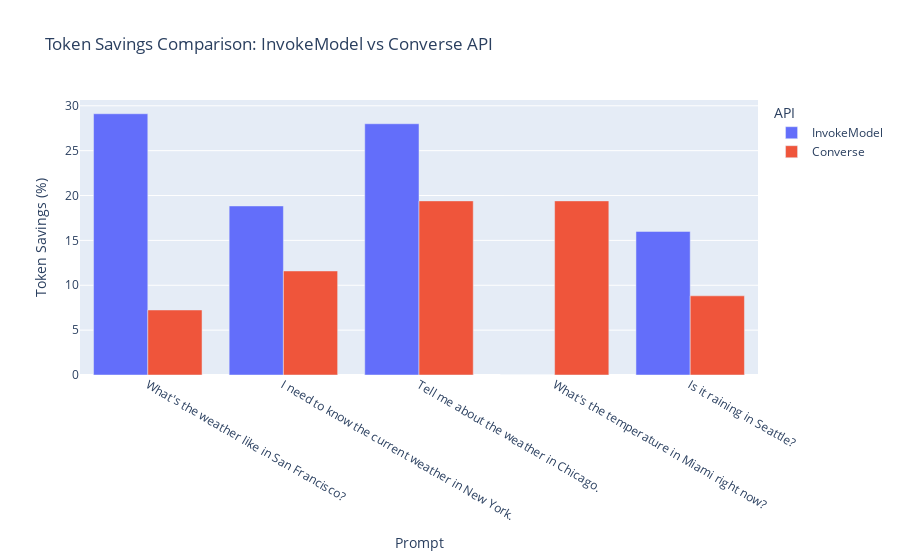

Notebook source saved alongside this figure:
### Code cell
# Compare token savings between InvokeModel and Converse API
comparison_df = pd.DataFrame({
    "prompt": df_invoke["prompt"],
    "InvokeModel": df_invoke["output_token_savings"],
    "Converse": df_converse["output_token_savings"]
})

# Reshape for plotting
comparison_df_long = pd.melt(comparison_df, 
                             id_vars=["prompt"],
                             value_vars=["InvokeModel", "Converse"],
                             var_name="API", 
                             value_name="token_savings")

# Plot comparison
fig = px.bar(comparison_df_long,
             x="prompt",
             y="token_savings",
             color="API",
             barmode="group",
             title="Token Savings Comparison: InvokeModel vs Converse API")

fig.update_layout(xaxis_title="Prompt", yaxis_title="Token Savings (%)")
fig.show()

### Figure 1 — Plotly figure (JSON) as saved in the notebook; plotly's stock layout.template omitted (floating-point values rounded to 4 significant figures)
{"data": [{"alignmentgroup": "True", "hovertemplate": "API=InvokeModel<br>prompt=%{x}<br>token_savings=%{y}<extra></extra>", "legendgroup": "InvokeModel", "marker": {"color": "#636efa", "pattern": {"shape": ""}}, "name": "InvokeModel", "offsetgroup": "InvokeModel", "orientation": "v", "showlegend": true, "textposition": "auto", "type": "bar", "x": ["What's the weather like in San Francisco?", "I need to know the current weather in New York.", "Tell me about the weather in Chicago.", "What's the temperature in Miami right now?", "Is it raining in Seattle?"], "xaxis": "x", "y": [29.11, 18.84, 28.0, 0.0, 16.0], "yaxis": "y"}, {"alignmentgroup": "True", "hovertemplate": "API=Converse<br>prompt=%{x}<br>token_savings=%{y}<extra></extra>", "legendgroup": "Converse", "marker": {"color": "#EF553B", "pattern": {"shape": ""}}, "name": "Converse", "offsetgroup": "Converse", "orientation": "v", "showlegend": true, "textposition": "auto", "type": "bar", "x": ["What's the weather like in San Francisco?", "I need to know the current weather in New York.", "Tell me about the weather in Chicago.", "What's the temperature in Miami right now?", "Is it raining in Seattle?"], "xaxis": "x", "y": [7.246, 11.59, 19.4, 19.4, 8.824], "yaxis": "y"}], "layout": {"barmode": "group", "legend": {"title": {"text": "API"}, "tracegroupgap": 0}, "title": {"text": "Token Savings Comparison: InvokeModel vs Converse API"}, "xaxis": {"anchor": "y", "domain": [0, 1], "title": {"text": "Prompt"}}, "yaxis": {"anchor": "x", "domain": [0, 1], "title": {"text": "Token Savings (%)"}}}}
